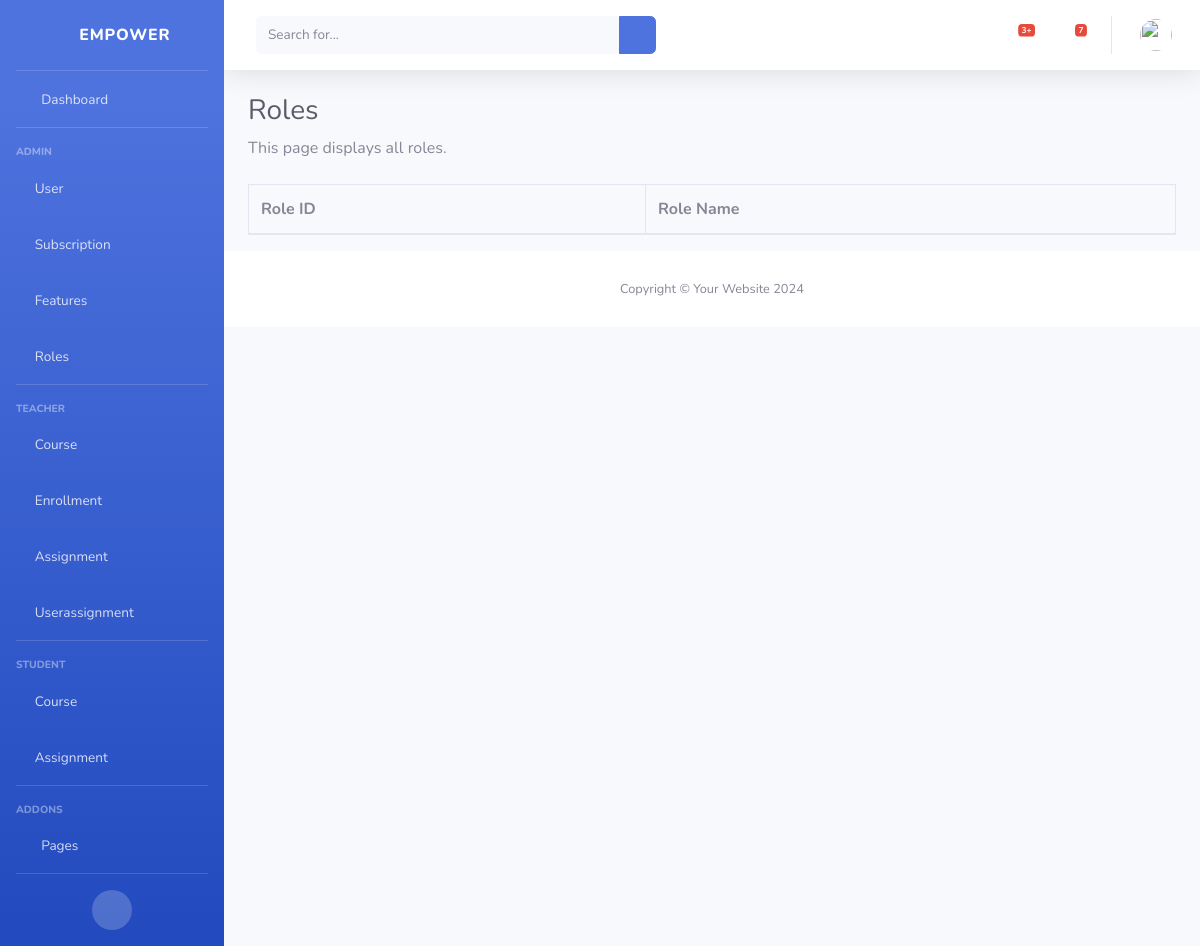
The app's page /roles/, older data.
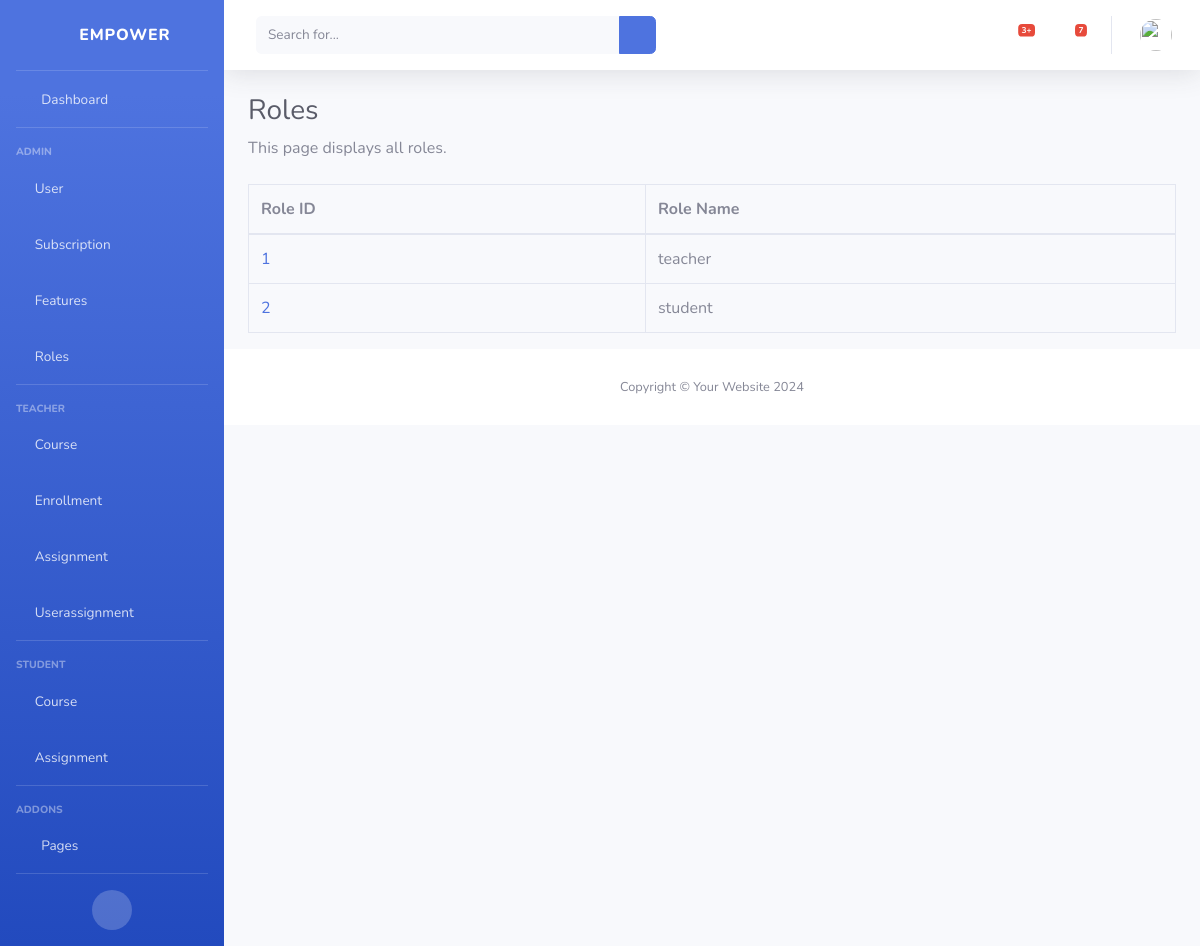
The same page, newer data.
### classRoom/models.py (models this page shows)
class Role(models.Model):
    id = models.AutoField(primary_key=True)
    role_name = models.CharField(max_length=255)

### classRoom/views.py (the view)
# urls.py: path('roles/', view_roles, name='view_roles'),
def view_roles(request):
    roles = Role.objects.all()
    return render(request, 'roles/view_roles.html', {'roles': roles})

### classRoom/templates/roles/view_roles.html
{% extends 'base.html' %}
{% block content %}
    <h1 class="h3 mb-2 text-gray-800">Roles</h1>
    <p class="mb-4">This page displays all roles.</p>
    <table class="table table-bordered" id="dataTable" width="100%" cellspacing="0">
        <thead>
            <tr>
                <th>Role ID</th>
                <th>Role Name</th>
            </tr>
        </thead>
        <tbody>
            {% for role in roles %}
                <tr>
                    <td><a href="{% url 'view_role' role.id %}">{{ role.id }}</a></td>
                    <td>{{ role.role_name }}</td>
                </tr>
            {% endfor %}
        </tbody>
    </table>
{% endblock %}

Row changes from the older to the newer data that the page shows:
added Role: id "1", role_name "teacher"
added Role: id "2", role_name "student"
